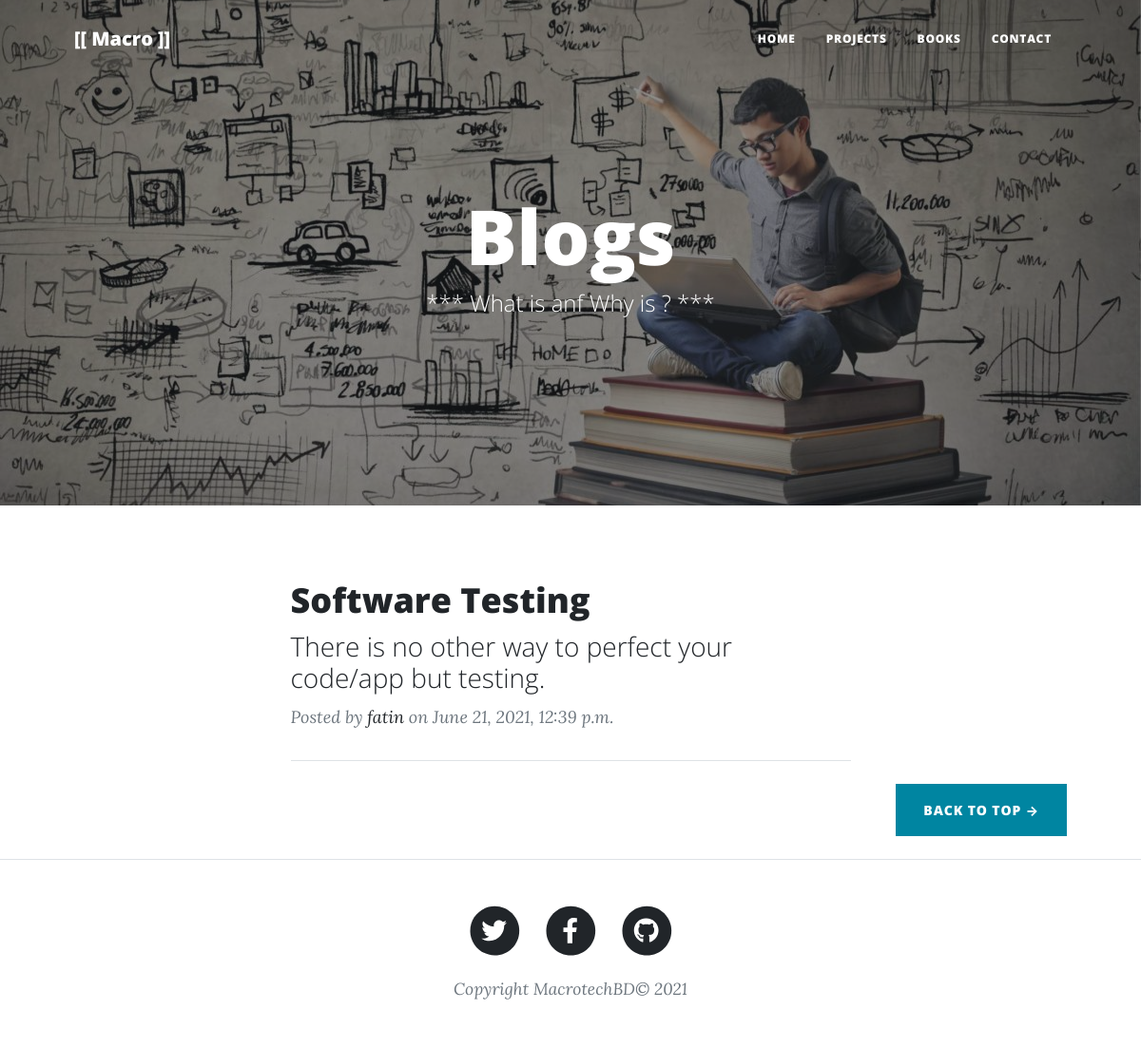
The app's page /blogs/ with its own data.
### clean_blogs/models.py (models this page shows, shortened)
class BlogPost(models.Model):
        title = models.CharField(("title"), max_length=250, unique=True)
        slug = models.SlugField(("slug"), max_length=200, unique=True)
        short_desc = models.CharField(("sub-heading"), max_length=550, unique=True)
        img = models.ImageField(("img"), upload_to='media/store/blog_imgs', height_field=None, width_field=None, max_length=None)
        author = models.ForeignKey(User, on_delete=models.CASCADE, related_name='blog_pots')
        updated_on = models.DateTimeField(auto_now_add=True)
        content = models.TextField(("content"))
        created_on = models.DateTimeField(auto_now_add=True)
        status = models.IntegerField(choices=STATUS, default=0)
        class Meta:
            ordering = ['-created_on']

### clean_blogs/views.py (the view)
# urls.py: path('',views.BlogPostList.as_view(template_name = 'index.html'), name='home'),
class BlogPostList(generic.ListView):
        queryset = BlogPost.objects.filter(status=1).order_by('-created_on')

### clean_blogs/context_processors.py (called while the page is built)
def contact_urls(request):
    objs = SocialUrl.objects.all()
    url_dict = {}
    for id in range(len(objs)):
        url_dict[f'{objs[id].name}'] = objs[id].url
    return url_dict

### templates/blogs.html (shortened to what this page needs)
{% extends 'base.html' %}
{% block body %}
{% load static %}
        <header class="masthead" style="background-image: url('{% static "assets/img/blog.jpg" %}')">
            <div class="container position-relative px-4 px-lg-5">
                <div class="row gx-4 gx-lg-5 justify-content-center">
                    <div class="col-md-10 col-lg-8 col-xl-7">
                        <div class="site-heading">
                            <h1>Blogs</h1>
                            <span class="subheading">*** What is anf Why is ? ***</span>
                        </div>
                    </div>
                </div>
            </div>
        </header>
<div class="container px-4 px-lg-5">
{% if blogpost_list|length >= 3 %}
    {% for post in blogpost_list|slice:"3:" %}
        <div class="row gx-4 gx-lg-5 justify-content-center">
            <div class="col-md-10 col-lg-8 col-xl-7">
                <div class="post-preview">
                    <a href="{% url 'post' post.slug  %}">
                        <h2 class="post-title">{{ post.title }}</h2>
                        <h3 class="post-subtitle">{{post.short_desc}}</h3>
                    </a>
                    <p class="post-meta">
                        Posted by
                        <a href="/index">{{ post.author }}</a>
                        on {{ post.created_on }}
                    </p>
                </div>
                <hr class="my-4" />
            </div>
        </div>
    {% endfor %}
{% endif %}
        <div class="d-flex justify-content-end mb-4"><a class="btn btn-primary text-uppercase" href="{% url 'blogs' %}">Back to Top →</a></div>
</div>
{% endblock body %}

### records on screen
BlogPost: title "Software Testing", short_desc "There is no other way to perfect your code/app but testing.", author "fatin", created_on "June 21, 2021, 12:39 p.m."
